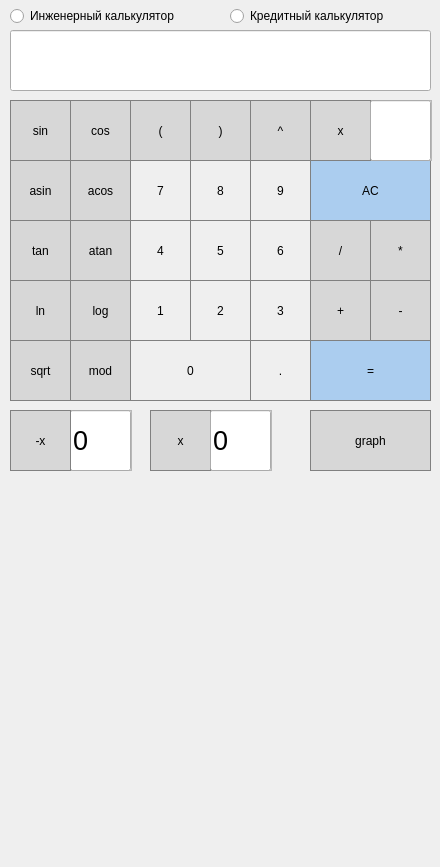
<?xml version="1.0" encoding="UTF-8"?>
<ui version="4.0">
 <class>MainWindow</class>
 <widget class="QMainWindow" name="MainWindow">
  <property name="geometry">
   <rect>
    <x>0</x>
    <y>0</y>
    <width>440</width>
    <height>867</height>
   </rect>
  </property>
  <property name="windowTitle">
   <string>Калькулятор</string>
  </property>
  <widget class="QWidget" name="centralwidget">
   <widget class="QPushButton" name="pushButton_clear">
    <property name="geometry">
     <rect>
      <x>310</x>
      <y>160</y>
      <width>121</width>
      <height>61</height>
     </rect>
    </property>
    <property name="styleSheet">
     <string notr="true">QPushButton {
  background-color: rgb(171, 205, 239);
  border: 1px solid gray;
}
QPushButton:pressed {
    background-color: qlineargradient(x1: 0, y1: 0, x2: 0, y2: 1,
                                      stop: 0 #BEBEBE, stop: 1 #D7D7D7);
}</string>
    </property>
    <property name="text">
     <string>AC</string>
    </property>
   </widget>
   <widget class="QPushButton" name="pushButton_cos">
    <property name="geometry">
     <rect>
      <x>70</x>
      <y>100</y>
      <width>61</width>
      <height>61</height>
     </rect>
    </property>
    <property name="styleSheet">
     <string notr="true">QPushButton {
  background-color: rgb(215, 215, 215);
  border: 1px solid gray;
}
QPushButton:pressed {
    background-color: qlineargradient(x1: 0, y1: 0, x2: 0, y2: 1,
                                      stop: 0 #BEBEBE, stop: 1 #D7D7D7);
}</string>
    </property>
    <property name="text">
     <string>cos</string>
    </property>
   </widget>
   <widget class="QPushButton" name="pushButton_div">
    <property name="geometry">
     <rect>
      <x>310</x>
      <y>220</y>
      <width>61</width>
      <height>61</height>
     </rect>
    </property>
    <property name="styleSheet">
     <string notr="true">QPushButton {
  background-color: rgb(215, 215, 215);
  border: 1px solid gray;
}
QPushButton:pressed {
    background-color: qlineargradient(x1: 0, y1: 0, x2: 0, y2: 1,
                                      stop: 0 #BEBEBE, stop: 1 #D7D7D7);
}</string>
    </property>
    <property name="text">
     <string>/</string>
    </property>
   </widget>
   <widget class="QPushButton" name="pushButton_9">
    <property name="geometry">
     <rect>
      <x>250</x>
      <y>160</y>
      <width>61</width>
      <height>61</height>
     </rect>
    </property>
    <property name="styleSheet">
     <string notr="true">QPushButton {
   border: 1px solid gray;
}
QPushButton:pressed {
    background-color: qlineargradient(x1: 0, y1: 0, x2: 0, y2: 1,
                                      stop: 0 #dadbde, stop: 1 #f6f7fa);
}</string>
    </property>
    <property name="text">
     <string>9</string>
    </property>
   </widget>
   <widget class="QPushButton" name="pushButton_7">
    <property name="geometry">
     <rect>
      <x>130</x>
      <y>160</y>
      <width>61</width>
      <height>61</height>
     </rect>
    </property>
    <property name="styleSheet">
     <string notr="true">QPushButton {
   border: 1px solid gray;
}
QPushButton:pressed {
    background-color: qlineargradient(x1: 0, y1: 0, x2: 0, y2: 1,
                                      stop: 0 #dadbde, stop: 1 #f6f7fa);
}</string>
    </property>
    <property name="text">
     <string>7</string>
    </property>
   </widget>
   <widget class="QPushButton" name="pushButton_mult">
    <property name="geometry">
     <rect>
      <x>370</x>
      <y>220</y>
      <width>61</width>
      <height>61</height>
     </rect>
    </property>
    <property name="styleSheet">
     <string notr="true">QPushButton {
  background-color: rgb(215, 215, 215);
  border: 1px solid gray;
}
QPushButton:pressed {
    background-color: qlineargradient(x1: 0, y1: 0, x2: 0, y2: 1,
                                      stop: 0 #BEBEBE, stop: 1 #D7D7D7);
}</string>
    </property>
    <property name="text">
     <string>*</string>
    </property>
   </widget>
   <widget class="QPushButton" name="pushButton_8">
    <property name="geometry">
     <rect>
      <x>190</x>
      <y>160</y>
      <width>61</width>
      <height>61</height>
     </rect>
    </property>
    <property name="styleSheet">
     <string notr="true">QPushButton {
   border: 1px solid gray;
}
QPushButton:pressed {
    background-color: qlineargradient(x1: 0, y1: 0, x2: 0, y2: 1,
                                      stop: 0 #dadbde, stop: 1 #f6f7fa);
}</string>
    </property>
    <property name="text">
     <string>8</string>
    </property>
   </widget>
   <widget class="QPushButton" name="pushButton_6">
    <property name="geometry">
     <rect>
      <x>250</x>
      <y>220</y>
      <width>61</width>
      <height>61</height>
     </rect>
    </property>
    <property name="styleSheet">
     <string notr="true">QPushButton {
   border: 1px solid gray;
}
QPushButton:pressed {
    background-color: qlineargradient(x1: 0, y1: 0, x2: 0, y2: 1,
                                      stop: 0 #dadbde, stop: 1 #f6f7fa);
}</string>
    </property>
    <property name="text">
     <string>6</string>
    </property>
   </widget>
   <widget class="QPushButton" name="pushButton_4">
    <property name="geometry">
     <rect>
      <x>130</x>
      <y>220</y>
      <width>61</width>
      <height>61</height>
     </rect>
    </property>
    <property name="styleSheet">
     <string notr="true">QPushButton {
   border: 1px solid gray;
}
QPushButton:pressed {
    background-color: qlineargradient(x1: 0, y1: 0, x2: 0, y2: 1,
                                      stop: 0 #dadbde, stop: 1 #f6f7fa);
}</string>
    </property>
    <property name="text">
     <string>4</string>
    </property>
   </widget>
   <widget class="QPushButton" name="pushButton_minus">
    <property name="geometry">
     <rect>
      <x>370</x>
      <y>280</y>
      <width>61</width>
      <height>61</height>
     </rect>
    </property>
    <property name="styleSheet">
     <string notr="true">QPushButton {
  background-color: rgb(215, 215, 215);
  border: 1px solid gray;
}
QPushButton:pressed {
    background-color: qlineargradient(x1: 0, y1: 0, x2: 0, y2: 1,
                                      stop: 0 #BEBEBE, stop: 1 #D7D7D7);
}</string>
    </property>
    <property name="text">
     <string>-</string>
    </property>
   </widget>
   <widget class="QPushButton" name="pushButton_5">
    <property name="geometry">
     <rect>
      <x>190</x>
      <y>220</y>
      <width>61</width>
      <height>61</height>
     </rect>
    </property>
    <property name="styleSheet">
     <string notr="true">QPushButton {
   border: 1px solid gray;
}
QPushButton:pressed {
    background-color: qlineargradient(x1: 0, y1: 0, x2: 0, y2: 1,
                                      stop: 0 #dadbde, stop: 1 #f6f7fa);
}</string>
    </property>
    <property name="text">
     <string>5</string>
    </property>
   </widget>
   <widget class="QPushButton" name="pushButton_3">
    <property name="geometry">
     <rect>
      <x>250</x>
      <y>280</y>
      <width>61</width>
      <height>61</height>
     </rect>
    </property>
    <property name="styleSheet">
     <string notr="true">QPushButton {
   border: 1px solid gray;
}
QPushButton:pressed {
    background-color: qlineargradient(x1: 0, y1: 0, x2: 0, y2: 1,
                                      stop: 0 #dadbde, stop: 1 #f6f7fa);
}</string>
    </property>
    <property name="text">
     <string>3</string>
    </property>
   </widget>
   <widget class="QPushButton" name="pushButton_1">
    <property name="geometry">
     <rect>
      <x>130</x>
      <y>280</y>
      <width>61</width>
      <height>61</height>
     </rect>
    </property>
    <property name="styleSheet">
     <string notr="true">QPushButton {
   border: 1px solid gray;
}
QPushButton:pressed {
    background-color: qlineargradient(x1: 0, y1: 0, x2: 0, y2: 1,
                                      stop: 0 #dadbde, stop: 1 #f6f7fa);
}</string>
    </property>
    <property name="text">
     <string>1</string>
    </property>
   </widget>
   <widget class="QPushButton" name="pushButton_plus">
    <property name="geometry">
     <rect>
      <x>310</x>
      <y>280</y>
      <width>61</width>
      <height>61</height>
     </rect>
    </property>
    <property name="styleSheet">
     <string notr="true">QPushButton {
  background-color: rgb(215, 215, 215);
  border: 1px solid gray;
}
QPushButton:pressed {
    background-color: qlineargradient(x1: 0, y1: 0, x2: 0, y2: 1,
                                      stop: 0 #BEBEBE, stop: 1 #D7D7D7);
}</string>
    </property>
    <property name="text">
     <string>+</string>
    </property>
   </widget>
   <widget class="QPushButton" name="pushButton_2">
    <property name="geometry">
     <rect>
      <x>190</x>
      <y>280</y>
      <width>61</width>
      <height>61</height>
     </rect>
    </property>
    <property name="styleSheet">
     <string notr="true">QPushButton {
   border: 1px solid gray;
}
QPushButton:pressed {
    background-color: qlineargradient(x1: 0, y1: 0, x2: 0, y2: 1,
                                      stop: 0 #dadbde, stop: 1 #f6f7fa);
}</string>
    </property>
    <property name="text">
     <string>2</string>
    </property>
   </widget>
   <widget class="QPushButton" name="pushButton_0">
    <property name="geometry">
     <rect>
      <x>130</x>
      <y>340</y>
      <width>121</width>
      <height>61</height>
     </rect>
    </property>
    <property name="styleSheet">
     <string notr="true">QPushButton {
   border: 1px solid gray;
}
QPushButton:pressed {
    background-color: qlineargradient(x1: 0, y1: 0, x2: 0, y2: 1,
                                      stop: 0 #dadbde, stop: 1 #f6f7fa);
}</string>
    </property>
    <property name="text">
     <string>0</string>
    </property>
   </widget>
   <widget class="QPushButton" name="pushButton_res">
    <property name="geometry">
     <rect>
      <x>310</x>
      <y>340</y>
      <width>121</width>
      <height>61</height>
     </rect>
    </property>
    <property name="styleSheet">
     <string notr="true">QPushButton {
  background-color: rgb(171, 205, 239);
  border: 1px solid gray;
}
QPushButton:pressed {
    background-color: qlineargradient(x1: 0, y1: 0, x2: 0, y2: 1,
                                      stop: 0 #BEBEBE, stop: 1 #D7D7D7);
}</string>
    </property>
    <property name="text">
     <string>=</string>
    </property>
   </widget>
   <widget class="QPushButton" name="pushButton_acos">
    <property name="geometry">
     <rect>
      <x>70</x>
      <y>160</y>
      <width>61</width>
      <height>61</height>
     </rect>
    </property>
    <property name="styleSheet">
     <string notr="true">QPushButton {
  background-color: rgb(215, 215, 215);
  border: 1px solid gray;
}
QPushButton:pressed {
    background-color: qlineargradient(x1: 0, y1: 0, x2: 0, y2: 1,
                                      stop: 0 #BEBEBE, stop: 1 #D7D7D7);
}</string>
    </property>
    <property name="text">
     <string>acos</string>
    </property>
   </widget>
   <widget class="QPushButton" name="pushButton_atan">
    <property name="geometry">
     <rect>
      <x>70</x>
      <y>220</y>
      <width>61</width>
      <height>61</height>
     </rect>
    </property>
    <property name="styleSheet">
     <string notr="true">QPushButton {
  background-color: rgb(215, 215, 215);
  border: 1px solid gray;
}
QPushButton:pressed {
    background-color: qlineargradient(x1: 0, y1: 0, x2: 0, y2: 1,
                                      stop: 0 #BEBEBE, stop: 1 #D7D7D7);
}</string>
    </property>
    <property name="text">
     <string>atan</string>
    </property>
   </widget>
   <widget class="QPushButton" name="pushButton_log">
    <property name="geometry">
     <rect>
      <x>70</x>
      <y>280</y>
      <width>61</width>
      <height>61</height>
     </rect>
    </property>
    <property name="styleSheet">
     <string notr="true">QPushButton {
  background-color: rgb(215, 215, 215);
  border: 1px solid gray;
}
QPushButton:pressed {
    background-color: qlineargradient(x1: 0, y1: 0, x2: 0, y2: 1,
                                      stop: 0 #BEBEBE, stop: 1 #D7D7D7);
}</string>
    </property>
    <property name="text">
     <string>log</string>
    </property>
   </widget>
   <widget class="QPushButton" name="pushButton_mod">
    <property name="geometry">
     <rect>
      <x>70</x>
      <y>340</y>
      <width>61</width>
      <height>61</height>
     </rect>
    </property>
    <property name="styleSheet">
     <string notr="true">QPushButton {
  background-color: rgb(215, 215, 215);
  border: 1px solid gray;
}
QPushButton:pressed {
    background-color: qlineargradient(x1: 0, y1: 0, x2: 0, y2: 1,
                                      stop: 0 #BEBEBE, stop: 1 #D7D7D7);
}</string>
    </property>
    <property name="text">
     <string>mod</string>
    </property>
   </widget>
   <widget class="QPushButton" name="pushButton_openbracket">
    <property name="geometry">
     <rect>
      <x>130</x>
      <y>100</y>
      <width>61</width>
      <height>61</height>
     </rect>
    </property>
    <property name="styleSheet">
     <string notr="true">QPushButton {
  background-color: rgb(215, 215, 215);
  border: 1px solid gray;
}
QPushButton:pressed {
    background-color: qlineargradient(x1: 0, y1: 0, x2: 0, y2: 1,
                                      stop: 0 #BEBEBE, stop: 1 #D7D7D7);
}</string>
    </property>
    <property name="text">
     <string>(</string>
    </property>
   </widget>
   <widget class="QPushButton" name="pushButton_closebracket">
    <property name="geometry">
     <rect>
      <x>190</x>
      <y>100</y>
      <width>61</width>
      <height>61</height>
     </rect>
    </property>
    <property name="styleSheet">
     <string notr="true">QPushButton {
  background-color: rgb(215, 215, 215);
  border: 1px solid gray;
}
QPushButton:pressed {
    background-color: qlineargradient(x1: 0, y1: 0, x2: 0, y2: 1,
                                      stop: 0 #BEBEBE, stop: 1 #D7D7D7);
}</string>
    </property>
    <property name="text">
     <string>)</string>
    </property>
   </widget>
   <widget class="QPushButton" name="pushButton_asin">
    <property name="geometry">
     <rect>
      <x>10</x>
      <y>160</y>
      <width>61</width>
      <height>61</height>
     </rect>
    </property>
    <property name="styleSheet">
     <string notr="true">QPushButton {
  background-color: rgb(215, 215, 215);
  border: 1px solid gray;
}
QPushButton:pressed {
    background-color: qlineargradient(x1: 0, y1: 0, x2: 0, y2: 1,
                                      stop: 0 #BEBEBE, stop: 1 #D7D7D7);
}</string>
    </property>
    <property name="text">
     <string>asin</string>
    </property>
   </widget>
   <widget class="QPushButton" name="pushButton_tan">
    <property name="geometry">
     <rect>
      <x>10</x>
      <y>220</y>
      <width>61</width>
      <height>61</height>
     </rect>
    </property>
    <property name="styleSheet">
     <string notr="true">QPushButton {
  background-color: rgb(215, 215, 215);
  border: 1px solid gray;
}
QPushButton:pressed {
    background-color: qlineargradient(x1: 0, y1: 0, x2: 0, y2: 1,
                                      stop: 0 #BEBEBE, stop: 1 #D7D7D7);
}</string>
    </property>
    <property name="text">
     <string>tan</string>
    </property>
   </widget>
   <widget class="QPushButton" name="pushButton_ln">
    <property name="geometry">
     <rect>
      <x>10</x>
      <y>280</y>
      <width>61</width>
      <height>61</height>
     </rect>
    </property>
    <property name="styleSheet">
     <string notr="true">QPushButton {
  background-color: rgb(215, 215, 215);
  border: 1px solid gray;
}
QPushButton:pressed {
    background-color: qlineargradient(x1: 0, y1: 0, x2: 0, y2: 1,
                                      stop: 0 #BEBEBE, stop: 1 #D7D7D7);
}</string>
    </property>
    <property name="text">
     <string>ln</string>
    </property>
   </widget>
   <widget class="QPushButton" name="pushButton_sqrt">
    <property name="geometry">
     <rect>
      <x>10</x>
      <y>340</y>
      <width>61</width>
      <height>61</height>
     </rect>
    </property>
    <property name="styleSheet">
     <string notr="true">QPushButton {
  background-color: rgb(215, 215, 215);
  border: 1px solid gray;
}
QPushButton:pressed {
    background-color: qlineargradient(x1: 0, y1: 0, x2: 0, y2: 1,
                                      stop: 0 #BEBEBE, stop: 1 #D7D7D7);
}</string>
    </property>
    <property name="text">
     <string>sqrt</string>
    </property>
   </widget>
   <widget class="QPushButton" name="pushButton_sin">
    <property name="geometry">
     <rect>
      <x>10</x>
      <y>100</y>
      <width>61</width>
      <height>61</height>
     </rect>
    </property>
    <property name="styleSheet">
     <string notr="true">QPushButton {
  background-color: rgb(215, 215, 215);
  border: 1px solid gray;
}
QPushButton:pressed {
    background-color: qlineargradient(x1: 0, y1: 0, x2: 0, y2: 1,
                                      stop: 0 #BEBEBE, stop: 1 #D7D7D7);
}</string>
    </property>
    <property name="text">
     <string>sin</string>
    </property>
   </widget>
   <widget class="QPushButton" name="pushButton_pow">
    <property name="geometry">
     <rect>
      <x>250</x>
      <y>100</y>
      <width>61</width>
      <height>61</height>
     </rect>
    </property>
    <property name="styleSheet">
     <string notr="true">QPushButton {
  background-color: rgb(215, 215, 215);
  border: 1px solid gray;
}
QPushButton:pressed {
    background-color: qlineargradient(x1: 0, y1: 0, x2: 0, y2: 1,
                                      stop: 0 #BEBEBE, stop: 1 #D7D7D7);
}</string>
    </property>
    <property name="text">
     <string>^</string>
    </property>
   </widget>
   <widget class="QLineEdit" name="Show_result">
    <property name="geometry">
     <rect>
      <x>10</x>
      <y>30</y>
      <width>421</width>
      <height>61</height>
     </rect>
    </property>
    <property name="font">
     <font>
      <pointsize>20</pointsize>
     </font>
    </property>
   </widget>
   <widget class="QPushButton" name="pushButton_p">
    <property name="geometry">
     <rect>
      <x>250</x>
      <y>340</y>
      <width>61</width>
      <height>61</height>
     </rect>
    </property>
    <property name="styleSheet">
     <string notr="true">QPushButton {
   border: 1px solid gray;
}
QPushButton:pressed {
    background-color: qlineargradient(x1: 0, y1: 0, x2: 0, y2: 1,
                                      stop: 0 #dadbde, stop: 1 #f6f7fa);
}</string>
    </property>
    <property name="text">
     <string>.</string>
    </property>
   </widget>
   <widget class="QFrame" name="frame">
    <property name="geometry">
     <rect>
      <x>310</x>
      <y>100</y>
      <width>122</width>
      <height>61</height>
     </rect>
    </property>
    <property name="frameShape">
     <enum>QFrame::StyledPanel</enum>
    </property>
    <property name="frameShadow">
     <enum>QFrame::Raised</enum>
    </property>
    <widget class="QPushButton" name="pushButton_x">
     <property name="geometry">
      <rect>
       <x>0</x>
       <y>0</y>
       <width>61</width>
       <height>61</height>
      </rect>
     </property>
     <property name="styleSheet">
      <string notr="true">QPushButton {
  background-color: rgb(215, 215, 215);
  border: 1px solid gray;
}
QPushButton:pressed {
    background-color: qlineargradient(x1: 0, y1: 0, x2: 0, y2: 1,
                                      stop: 0 #BEBEBE, stop: 1 #D7D7D7);
}</string>
     </property>
     <property name="text">
      <string>x</string>
     </property>
    </widget>
    <widget class="QLineEdit" name="value_x">
     <property name="geometry">
      <rect>
       <x>60</x>
       <y>0</y>
       <width>61</width>
       <height>61</height>
      </rect>
     </property>
     <property name="font">
      <font>
       <pointsize>20</pointsize>
      </font>
     </property>
     <property name="text">
      <string/>
     </property>
    </widget>
   </widget>
   <widget class="QPushButton" name="pushButton_grafs">
    <property name="geometry">
     <rect>
      <x>310</x>
      <y>410</y>
      <width>121</width>
      <height>61</height>
     </rect>
    </property>
    <property name="styleSheet">
     <string notr="true">QPushButton {
  background-color: rgb(215, 215, 215);
  border: 1px solid gray;
}
QPushButton:pressed {
    background-color: qlineargradient(x1: 0, y1: 0, x2: 0, y2: 1,
                                      stop: 0 #BEBEBE, stop: 1 #D7D7D7);
}</string>
    </property>
    <property name="text">
     <string>graph</string>
    </property>
   </widget>
   <widget class="QFrame" name="frame_2">
    <property name="geometry">
     <rect>
      <x>10</x>
      <y>410</y>
      <width>122</width>
      <height>61</height>
     </rect>
    </property>
    <property name="frameShape">
     <enum>QFrame::StyledPanel</enum>
    </property>
    <property name="frameShadow">
     <enum>QFrame::Raised</enum>
    </property>
    <widget class="QLineEdit" name="value_x_3">
     <property name="geometry">
      <rect>
       <x>60</x>
       <y>0</y>
       <width>61</width>
       <height>61</height>
      </rect>
     </property>
     <property name="font">
      <font>
       <pointsize>20</pointsize>
      </font>
     </property>
     <property name="text">
      <string>0</string>
     </property>
    </widget>
    <widget class="QPushButton" name="pushButton_mod_2">
     <property name="geometry">
      <rect>
       <x>0</x>
       <y>0</y>
       <width>61</width>
       <height>61</height>
      </rect>
     </property>
     <property name="styleSheet">
      <string notr="true">QPushButton {
  background-color: rgb(215, 215, 215);
  border: 1px solid gray;
}
QPushButton:pressed {
    background-color: qlineargradient(x1: 0, y1: 0, x2: 0, y2: 1,
                                      stop: 0 #BEBEBE, stop: 1 #D7D7D7);
}</string>
     </property>
     <property name="text">
      <string>-x</string>
     </property>
    </widget>
   </widget>
   <widget class="QFrame" name="frame_3">
    <property name="geometry">
     <rect>
      <x>150</x>
      <y>410</y>
      <width>122</width>
      <height>61</height>
     </rect>
    </property>
    <property name="frameShape">
     <enum>QFrame::StyledPanel</enum>
    </property>
    <property name="frameShadow">
     <enum>QFrame::Raised</enum>
    </property>
    <widget class="QPushButton" name="pushButton_x_3">
     <property name="geometry">
      <rect>
       <x>0</x>
       <y>0</y>
       <width>61</width>
       <height>61</height>
      </rect>
     </property>
     <property name="styleSheet">
      <string notr="true">QPushButton {
  background-color: rgb(215, 215, 215);
  border: 1px solid gray;
}
QPushButton:pressed {
    background-color: qlineargradient(x1: 0, y1: 0, x2: 0, y2: 1,
                                      stop: 0 #BEBEBE, stop: 1 #D7D7D7);
}</string>
     </property>
     <property name="text">
      <string>x</string>
     </property>
    </widget>
    <widget class="QLineEdit" name="value_x_4">
     <property name="geometry">
      <rect>
       <x>60</x>
       <y>0</y>
       <width>61</width>
       <height>61</height>
      </rect>
     </property>
     <property name="font">
      <font>
       <pointsize>20</pointsize>
      </font>
     </property>
     <property name="text">
      <string>0</string>
     </property>
    </widget>
   </widget>
   <widget class="QCustomPlot" name="widget" native="true">
    <property name="geometry">
     <rect>
      <x>10</x>
      <y>480</y>
      <width>421</width>
      <height>381</height>
     </rect>
    </property>
   </widget>
   <widget class="QRadioButton" name="radioButton">
    <property name="geometry">
     <rect>
      <x>10</x>
      <y>6</y>
      <width>191</width>
      <height>20</height>
     </rect>
    </property>
    <property name="text">
     <string>Инженерный калькулятор</string>
    </property>
   </widget>
   <widget class="QRadioButton" name="radioButton_2">
    <property name="geometry">
     <rect>
      <x>230</x>
      <y>6</y>
      <width>191</width>
      <height>20</height>
     </rect>
    </property>
    <property name="text">
     <string>Кредитный калькулятор</string>
    </property>
   </widget>
  </widget>
 </widget>
 <customwidgets>
  <customwidget>
   <class>QCustomPlot</class>
   <extends>QWidget</extends>
   <header>qcustomplot.h</header>
   <container>1</container>
  </customwidget>
 </customwidgets>
 <resources/>
 <connections/>
</ui>
